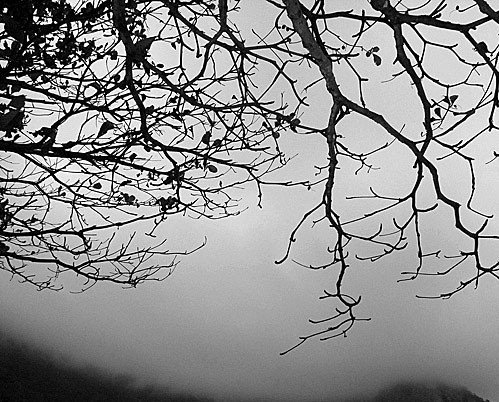
#> input picture foto1.jpg, 499 x 402 px
$ python operacoes.py   (Python 2 division)   (older library calls are emulated)
#> lines starting #> are read from the running program, lines starting #| are printed output that depends on the picture
# -*- coding: utf-8 -*-
__author__ = 'Mikhail Pedrosa <mikhail.jose@hotmail.com> e Tiago Alves'
__description__ = 'Operações com Imagens - Histograma, Operações Pontuais, Lógicas, Aritméticas, Translação, Rotação e Escala'
__version__ = '0.1'
__date__ = '15/09/2014'

import matplotlib.pyplot as plt
import numpy as np
import PIL
from PIL import Image
from pylab import *


# [225 lines left out: functions gerarHist, rotacao, espelhamento, soma, subt, mult and 5 more, not called in this run]


if __name__ == '__main__':
    # Leitura das Imagens e Conversão para RGB
    imagem1 = Image.open("foto1.jpg").convert('RGB')
#> imagem1 is the input picture: PIL image 499x402 RGB; min 0, max 255, mean 144.5
    imagem2 = Image.open("foto2.jpg").convert('RGB')
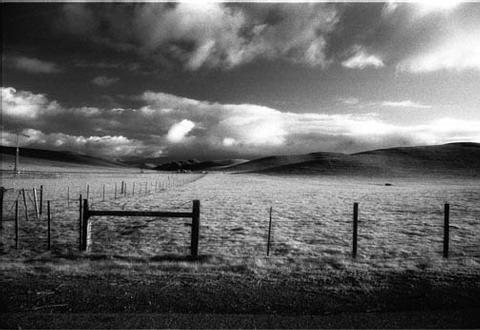
#> input picture foto2.jpg, 480 x 330 px

    #Histograma
    #gerarHist(imagem1, imagem2)

    #Operações Pontuais
    #Operações Aritméticas (Soma, Subtração, Multiplicação, Divisão)
    #soma(imagem1, imagem2)
    #subt(imagem1, imagem2)
    #mult(imagem1, imagem2)
    #div(imagem1, imagem2)

    #Operações Lógicas (And, Ou, Xor)
    #E(imagem1, imagem2)
    #OU(imagem1, imagem2)
    #XOR(imagem1, imagem2)

    #Operações Locais


    #Transformações Geométricas
    #Translação


    #Rotação
    #rotacao(imagem1, imagem2)

    #Escala
    basewidth=300
    wpercent = (basewidth/float(imagem1.size[0]))
#> wpercent = 0.601
    hsize = int((float(imagem1.size[1])*float(wpercent)))
#> hsize = 241
    imagem1 = imagem1.resize((basewidth,hsize), PIL.Image.ANTIALIAS)
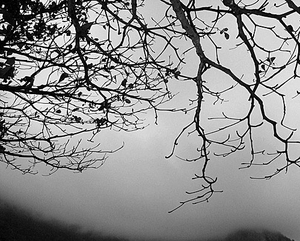
#> imagem1: PIL image 300x241 RGB; min 0, max 255, mean 144.7
    imagem1.save('escala_menor.jpg')
    # [8 lines of commented-out code are left out]
